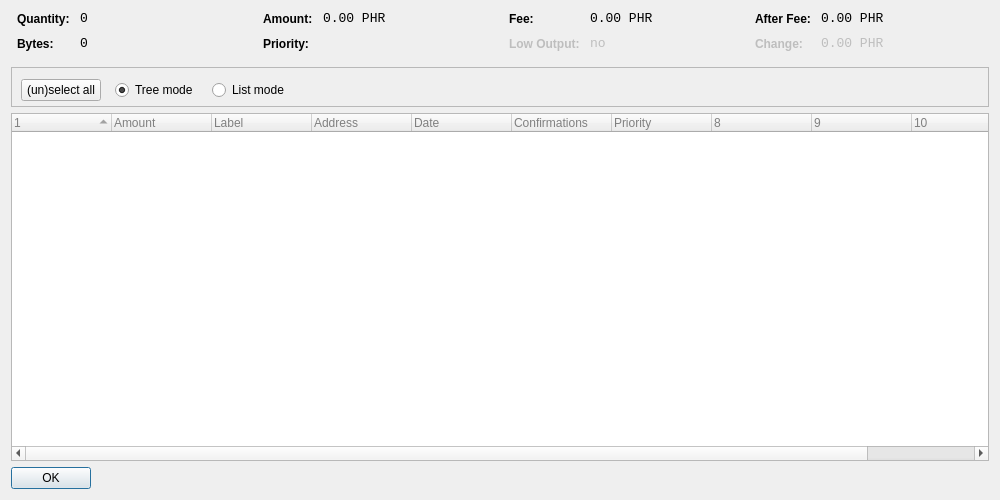
<?xml version="1.0" encoding="UTF-8"?>
<ui version="4.0">
 <class>CoinControlDialog</class>
 <widget class="QDialog" name="CoinControlDialog">
  <property name="geometry">
   <rect>
    <x>0</x>
    <y>0</y>
    <width>1000</width>
    <height>500</height>
   </rect>
  </property>
  <property name="windowTitle">
   <string>Coin Control</string>
  </property>
  <layout class="QVBoxLayout" name="verticalLayout">
   <item>
    <layout class="QHBoxLayout" name="horizontalLayoutTop" stretch="0,0,0,0">
     <property name="topMargin">
      <number>0</number>
     </property>
     <property name="bottomMargin">
      <number>10</number>
     </property>
     <item>
      <layout class="QFormLayout" name="formLayoutCoinControl1">
       <property name="horizontalSpacing">
        <number>10</number>
       </property>
       <property name="verticalSpacing">
        <number>10</number>
       </property>
       <property name="leftMargin">
        <number>6</number>
       </property>
       <property name="rightMargin">
        <number>6</number>
       </property>
       <item row="0" column="0">
        <widget class="QLabel" name="labelCoinControlQuantityText">
         <property name="styleSheet">
          <string notr="true">font-weight:bold;</string>
         </property>
         <property name="text">
          <string>Quantity:</string>
         </property>
        </widget>
       </item>
       <item row="0" column="1">
        <widget class="QLabel" name="labelCoinControlQuantity">
         <property name="font">
          <font>
           <family>Monospace</family>
           <pointsize>10</pointsize>
          </font>
         </property>
         <property name="cursor">
          <cursorShape>IBeamCursor</cursorShape>
         </property>
         <property name="contextMenuPolicy">
          <enum>Qt::ActionsContextMenu</enum>
         </property>
         <property name="text">
          <string notr="true">0</string>
         </property>
         <property name="textInteractionFlags">
          <set>Qt::LinksAccessibleByMouse|Qt::TextSelectableByKeyboard|Qt::TextSelectableByMouse</set>
         </property>
        </widget>
       </item>
       <item row="1" column="0">
        <widget class="QLabel" name="labelCoinControlBytesText">
         <property name="styleSheet">
          <string notr="true">font-weight:bold;</string>
         </property>
         <property name="text">
          <string>Bytes:</string>
         </property>
        </widget>
       </item>
       <item row="1" column="1">
        <widget class="QLabel" name="labelCoinControlBytes">
         <property name="font">
          <font>
           <family>Monospace</family>
           <pointsize>10</pointsize>
          </font>
         </property>
         <property name="cursor">
          <cursorShape>IBeamCursor</cursorShape>
         </property>
         <property name="contextMenuPolicy">
          <enum>Qt::ActionsContextMenu</enum>
         </property>
         <property name="text">
          <string notr="true">0</string>
         </property>
         <property name="textInteractionFlags">
          <set>Qt::LinksAccessibleByMouse|Qt::TextSelectableByKeyboard|Qt::TextSelectableByMouse</set>
         </property>
        </widget>
       </item>
      </layout>
     </item>
     <item>
      <layout class="QFormLayout" name="formLayoutCoinControl2">
       <property name="horizontalSpacing">
        <number>10</number>
       </property>
       <property name="verticalSpacing">
        <number>10</number>
       </property>
       <property name="leftMargin">
        <number>6</number>
       </property>
       <property name="rightMargin">
        <number>6</number>
       </property>
       <item row="0" column="0">
        <widget class="QLabel" name="labelCoinControlAmountText">
         <property name="styleSheet">
          <string notr="true">font-weight:bold;</string>
         </property>
         <property name="text">
          <string>Amount:</string>
         </property>
        </widget>
       </item>
       <item row="0" column="1">
        <widget class="QLabel" name="labelCoinControlAmount">
         <property name="font">
          <font>
           <family>Monospace</family>
           <pointsize>10</pointsize>
          </font>
         </property>
         <property name="cursor">
          <cursorShape>IBeamCursor</cursorShape>
         </property>
         <property name="contextMenuPolicy">
          <enum>Qt::ActionsContextMenu</enum>
         </property>
         <property name="text">
          <string notr="true">0.00 PHR</string>
         </property>
         <property name="textInteractionFlags">
          <set>Qt::LinksAccessibleByMouse|Qt::TextSelectableByKeyboard|Qt::TextSelectableByMouse</set>
         </property>
        </widget>
       </item>
       <item row="1" column="0">
        <widget class="QLabel" name="labelCoinControlPriorityText">
         <property name="styleSheet">
          <string notr="true">font-weight:bold;</string>
         </property>
         <property name="text">
          <string>Priority:</string>
         </property>
        </widget>
       </item>
       <item row="1" column="1">
        <widget class="QLabel" name="labelCoinControlPriority">
         <property name="font">
          <font>
           <family>Monospace</family>
           <pointsize>10</pointsize>
          </font>
         </property>
         <property name="cursor">
          <cursorShape>IBeamCursor</cursorShape>
         </property>
         <property name="contextMenuPolicy">
          <enum>Qt::ActionsContextMenu</enum>
         </property>
         <property name="text">
          <string/>
         </property>
         <property name="textInteractionFlags">
          <set>Qt::LinksAccessibleByMouse|Qt::TextSelectableByKeyboard|Qt::TextSelectableByMouse</set>
         </property>
        </widget>
       </item>
      </layout>
     </item>
     <item>
      <layout class="QFormLayout" name="formLayoutCoinControl3">
       <property name="horizontalSpacing">
        <number>10</number>
       </property>
       <property name="verticalSpacing">
        <number>10</number>
       </property>
       <property name="leftMargin">
        <number>6</number>
       </property>
       <property name="rightMargin">
        <number>6</number>
       </property>
       <item row="0" column="0">
        <widget class="QLabel" name="labelCoinControlFeeText">
         <property name="styleSheet">
          <string notr="true">font-weight:bold;</string>
         </property>
         <property name="text">
          <string>Fee:</string>
         </property>
        </widget>
       </item>
       <item row="0" column="1">
        <widget class="QLabel" name="labelCoinControlFee">
         <property name="font">
          <font>
           <family>Monospace</family>
           <pointsize>10</pointsize>
          </font>
         </property>
         <property name="cursor">
          <cursorShape>IBeamCursor</cursorShape>
         </property>
         <property name="contextMenuPolicy">
          <enum>Qt::ActionsContextMenu</enum>
         </property>
         <property name="text">
          <string notr="true">0.00 PHR</string>
         </property>
         <property name="textInteractionFlags">
          <set>Qt::LinksAccessibleByMouse|Qt::TextSelectableByKeyboard|Qt::TextSelectableByMouse</set>
         </property>
        </widget>
       </item>
       <item row="1" column="0">
        <widget class="QLabel" name="labelCoinControlLowOutputText">
         <property name="enabled">
          <bool>false</bool>
         </property>
         <property name="styleSheet">
          <string notr="true">font-weight:bold;</string>
         </property>
         <property name="text">
          <string>Low Output:</string>
         </property>
        </widget>
       </item>
       <item row="1" column="1">
        <widget class="QLabel" name="labelCoinControlLowOutput">
         <property name="enabled">
          <bool>false</bool>
         </property>
         <property name="font">
          <font>
           <family>Monospace</family>
           <pointsize>10</pointsize>
          </font>
         </property>
         <property name="cursor">
          <cursorShape>IBeamCursor</cursorShape>
         </property>
         <property name="contextMenuPolicy">
          <enum>Qt::ActionsContextMenu</enum>
         </property>
         <property name="text">
          <string notr="true">no</string>
         </property>
         <property name="textInteractionFlags">
          <set>Qt::LinksAccessibleByMouse|Qt::TextSelectableByKeyboard|Qt::TextSelectableByMouse</set>
         </property>
        </widget>
       </item>
      </layout>
     </item>
     <item>
      <layout class="QFormLayout" name="formLayoutCoinControl4">
       <property name="horizontalSpacing">
        <number>10</number>
       </property>
       <property name="verticalSpacing">
        <number>10</number>
       </property>
       <property name="leftMargin">
        <number>6</number>
       </property>
       <property name="rightMargin">
        <number>6</number>
       </property>
       <item row="0" column="0">
        <widget class="QLabel" name="labelCoinControlAfterFeeText">
         <property name="styleSheet">
          <string notr="true">font-weight:bold;</string>
         </property>
         <property name="text">
          <string>After Fee:</string>
         </property>
        </widget>
       </item>
       <item row="0" column="1">
        <widget class="QLabel" name="labelCoinControlAfterFee">
         <property name="font">
          <font>
           <family>Monospace</family>
           <pointsize>10</pointsize>
          </font>
         </property>
         <property name="cursor">
          <cursorShape>IBeamCursor</cursorShape>
         </property>
         <property name="contextMenuPolicy">
          <enum>Qt::ActionsContextMenu</enum>
         </property>
         <property name="text">
          <string notr="true">0.00 PHR</string>
         </property>
         <property name="textInteractionFlags">
          <set>Qt::LinksAccessibleByMouse|Qt::TextSelectableByKeyboard|Qt::TextSelectableByMouse</set>
         </property>
        </widget>
       </item>
       <item row="1" column="0">
        <widget class="QLabel" name="labelCoinControlChangeText">
         <property name="enabled">
          <bool>false</bool>
         </property>
         <property name="styleSheet">
          <string notr="true">font-weight:bold;</string>
         </property>
         <property name="text">
          <string>Change:</string>
         </property>
        </widget>
       </item>
       <item row="1" column="1">
        <widget class="QLabel" name="labelCoinControlChange">
         <property name="enabled">
          <bool>false</bool>
         </property>
         <property name="font">
          <font>
           <family>Monospace</family>
           <pointsize>10</pointsize>
          </font>
         </property>
         <property name="cursor">
          <cursorShape>IBeamCursor</cursorShape>
         </property>
         <property name="contextMenuPolicy">
          <enum>Qt::ActionsContextMenu</enum>
         </property>
         <property name="text">
          <string notr="true">0.00 PHR</string>
         </property>
         <property name="textInteractionFlags">
          <set>Qt::LinksAccessibleByMouse|Qt::TextSelectableByKeyboard|Qt::TextSelectableByMouse</set>
         </property>
        </widget>
       </item>
      </layout>
     </item>
    </layout>
   </item>
   <item>
    <widget class="QFrame" name="frame">
     <property name="minimumSize">
      <size>
       <width>182</width>
       <height>40</height>
      </size>
     </property>
     <property name="frameShape">
      <enum>QFrame::StyledPanel</enum>
     </property>
     <property name="frameShadow">
      <enum>QFrame::Sunken</enum>
     </property>
     <widget class="QWidget" name="horizontalLayoutWidget">
      <property name="geometry">
       <rect>
        <x>10</x>
        <y>0</y>
        <width>781</width>
        <height>47</height>
       </rect>
      </property>
      <layout class="QHBoxLayout" name="horizontalLayoutPanel" stretch="0,0,0,0">
       <property name="spacing">
        <number>14</number>
       </property>
       <item>
        <widget class="QPushButton" name="pushButtonSelectAll">
         <property name="sizePolicy">
          <sizepolicy hsizetype="Maximum" vsizetype="Fixed">
           <horstretch>0</horstretch>
           <verstretch>0</verstretch>
          </sizepolicy>
         </property>
         <property name="text">
          <string>(un)select all</string>
         </property>
        </widget>
       </item>
       <item>
        <widget class="QRadioButton" name="radioTreeMode">
         <property name="sizePolicy">
          <sizepolicy hsizetype="Maximum" vsizetype="Fixed">
           <horstretch>0</horstretch>
           <verstretch>0</verstretch>
          </sizepolicy>
         </property>
         <property name="text">
          <string>Tree mode</string>
         </property>
         <property name="checked">
          <bool>true</bool>
         </property>
        </widget>
       </item>
       <item>
        <widget class="QRadioButton" name="radioListMode">
         <property name="sizePolicy">
          <sizepolicy hsizetype="Maximum" vsizetype="Fixed">
           <horstretch>0</horstretch>
           <verstretch>0</verstretch>
          </sizepolicy>
         </property>
         <property name="text">
          <string>List mode</string>
         </property>
        </widget>
       </item>
       <item>
        <spacer name="horizontalSpacer">
         <property name="orientation">
          <enum>Qt::Horizontal</enum>
         </property>
         <property name="sizeHint" stdset="0">
          <size>
           <width>40</width>
           <height>20</height>
          </size>
         </property>
        </spacer>
       </item>
      </layout>
     </widget>
    </widget>
   </item>
   <item>
    <widget class="CoinControlTreeWidget" name="treeWidget">
     <property name="contextMenuPolicy">
      <enum>Qt::CustomContextMenu</enum>
     </property>
     <property name="styleSheet">
      <string notr="true">QFrame {
	color: grey;

}</string>
     </property>
     <property name="sortingEnabled">
      <bool>false</bool>
     </property>
     <property name="columnCount">
      <number>11</number>
     </property>
     <attribute name="headerShowSortIndicator" stdset="0">
      <bool>true</bool>
     </attribute>
     <attribute name="headerStretchLastSection">
      <bool>false</bool>
     </attribute>
     <column>
      <property name="text">
       <string/>
      </property>
     </column>
     <column>
      <property name="text">
       <string>Amount</string>
      </property>
     </column>
     <column>
      <property name="text">
       <string>Label</string>
      </property>
     </column>
     <column>
      <property name="text">
       <string>Address</string>
      </property>
     </column>
     <column>
      <property name="text">
       <string>Date</string>
      </property>
     </column>
     <column>
      <property name="text">
       <string>Confirmations</string>
      </property>
      <property name="toolTip">
       <string>Confirmed</string>
      </property>
     </column>
     <column>
      <property name="text">
       <string>Priority</string>
      </property>
     </column>
     <column>
      <property name="text">
       <string/>
      </property>
     </column>
     <column>
      <property name="text">
       <string/>
      </property>
     </column>
     <column>
      <property name="text">
       <string/>
      </property>
     </column>
     <column>
      <property name="text">
       <string/>
      </property>
     </column>
    </widget>
   </item>
   <item>
    <widget class="QDialogButtonBox" name="buttonBox">
     <property name="sizePolicy">
      <sizepolicy hsizetype="Maximum" vsizetype="Fixed">
       <horstretch>0</horstretch>
       <verstretch>0</verstretch>
      </sizepolicy>
     </property>
     <property name="orientation">
      <enum>Qt::Horizontal</enum>
     </property>
     <property name="standardButtons">
      <set>QDialogButtonBox::Ok</set>
     </property>
    </widget>
   </item>
  </layout>
 </widget>
 <customwidgets>
  <customwidget>
   <class>CoinControlTreeWidget</class>
   <extends>QTreeWidget</extends>
   <header>coincontroltreewidget.h</header>
  </customwidget>
 </customwidgets>
 <resources/>
 <connections/>
</ui>
